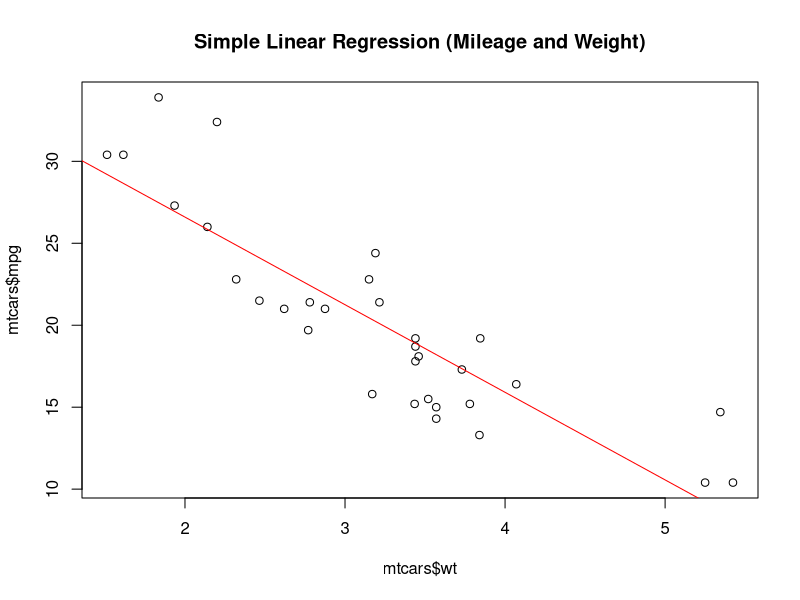
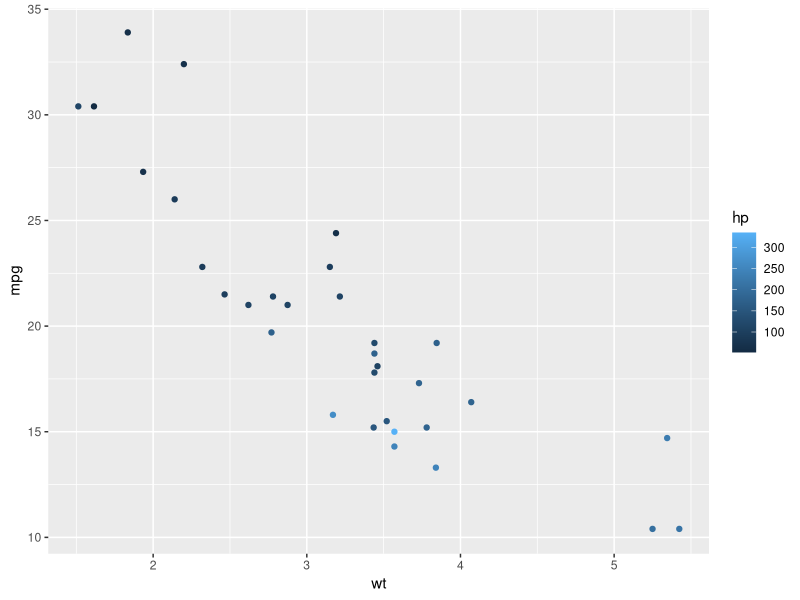

Write R code to recreate these figures, in order.
#Write a R- Program to predict the mileage of car based on weight of  car using Simple Linear Regression 
 
packages="datasets" 
print("Training Data:\n") 
head(mtcars) 
model <- lm(mpg ~ wt, data=mtcars) 
plot(mtcars$wt,mtcars$mpg,main = "Simple Linear Regression (Mileage and Weight)") 
abline(model,col = "red") 
summary(model) 
print("Testing Data:") 
pred_mpg=predict(model, newdata=data.frame(wt=6))
cat("Mileage per Gallons (Predicted):", pred_mpg) 
coeff=model$coefficients 
cat('y-Intercept (b0) :',coeff[1]) 
cat('Coefficients (b1) :',coeff[2])


#Multiple regression
model <- lm(mpg ~ wt + hp, data=mtcars)
summary(model)

coef(lm(mpg ~ wt + hp, data=mtcars))
equation1<-coef(lm(mpg ~ wt, data=mtcars))
equation2<-coef(lm(mpg ~ hp, data=mtcars))
predict(model, newdata = data.frame(wt=2.5, hp=275))

library(ggplot2)
ggplot(mtcars,aes(y=mpg,x=wt,color=hp))+geom_point()+
  stat_function(fun=equation1,geom="line",color=scales::hue_pal()(2)[1])+
  stat_function(fun=equation2,geom="line",color=scales::hue_pal()(2)[2])



